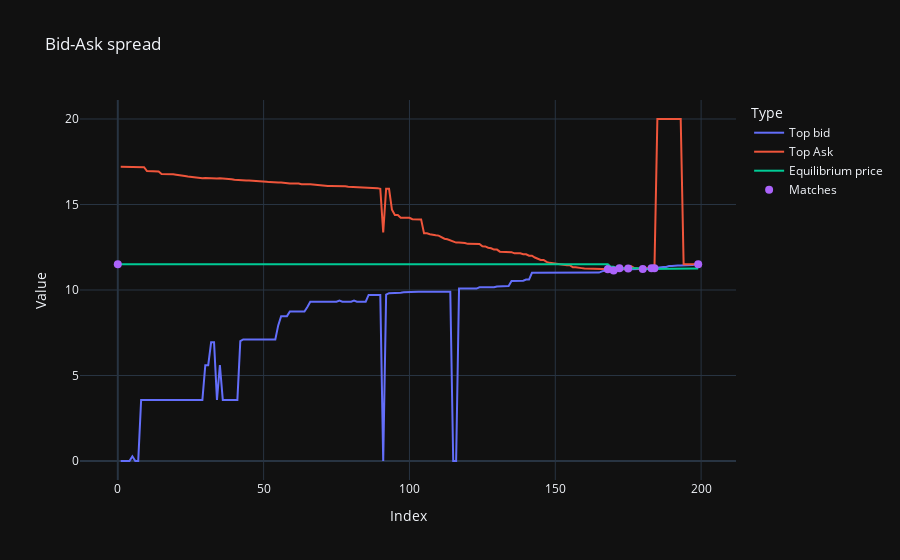

This figure's notebook cell:
### Code cell
### Bid-Ask spread

fig = go.Figure()

# Add lines for 'bid'
fig.add_trace(go.Scatter(
    #x=bid_data['index'],
    y=df_game_data['top_bid'],
    mode='lines',
    name='Top bid',
    line=dict(width=2)  # Adjust line width if necessary
))

# Add lines for 'ask'
fig.add_trace(go.Scatter(
    y=df_game_data['top_ask'],
    mode='lines',
    name='Top Ask',
    marker=dict(size=8)  # Adjust point size if necessary
))

# Add lines for 'Equilibrium price'
fig.add_trace(go.Scatter(
    #x=bid_data['index'],
    y=df_game_data['equilibrium_price_estimate'],
    mode='lines',
    name='Equilibrium price',
    line=dict(width=2)  # Adjust line width if necessary
))

# Add points for 'matches'
fig.add_trace(go.Scatter(
    y=df_game_data['transaction_price'],
    mode='markers',
    name='Matches',
    marker=dict(size=8)  # Adjust point size if necessary
))

# Update layout
fig.update_layout(
    title='Bid-Ask spread',
    xaxis_title='Index',
    yaxis_title='Value',
    legend_title='Type'
)

# Show the plot
fig.show()

### Figure 1 — Plotly figure (JSON) as saved in the notebook; plotly's stock layout.template omitted (floating-point values rounded to 4 significant figures; data arrays with more than 128 entries replaced by an {"elided": "..."} marker saying what was removed)
{"data": [{"line": {"width": 2}, "mode": "lines", "name": "Top bid", "y": {"elided": "200 float values"}, "type": "scatter"}, {"marker": {"size": 8}, "mode": "lines", "name": "Top Ask", "y": {"elided": "200 float values"}, "type": "scatter"}, {"line": {"width": 2}, "mode": "lines", "name": "Equilibrium price", "y": {"elided": "200 float values"}, "type": "scatter"}, {"marker": {"size": 8}, "mode": "markers", "name": "Matches", "y": {"elided": "200 float values"}, "type": "scatter"}], "layout": {"title": {"text": "Bid-Ask spread"}, "xaxis": {"title": {"text": "Index"}}, "yaxis": {"title": {"text": "Value"}}, "legend": {"title": {"text": "Type"}}}}
